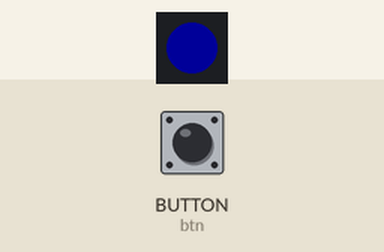
Simulated run of this program. Board: Circuit Playground running CircuitPython. Shown: 1 RGB LEDs in strip order, left to right. The inputs (shaded band) are chosen by the test bench; at power-on: BUTTON (btn) HIGH. Dim RGB values are drawn brighter than linear; what the program prints to the serial console is not drawn.

Above: at 0.1 s.
At 1.1 s:
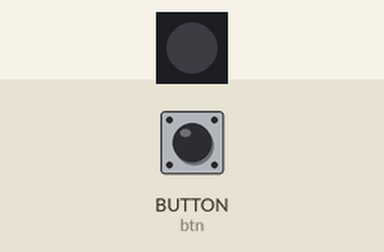
Timing chart, 0 to 2.6 s (numbered marks = the images above):
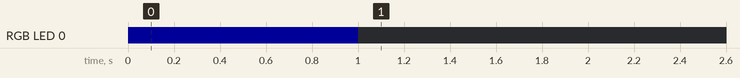

The program:

led.py
```python
import board
import time
import digitalio
# turn on the neopixel to green
import neopixel
import colorsys


print("Hello, CircuitPython!")
pixel = neopixel.NeoPixel(board.NEOPIXEL, 1)
pixel.brightness = 0.1

# btn = digitalio.DigitalInOut(direction=digitalio.Direction.INPUT, pull=digitalio.Pull.UP, pin=board.BUTTON_A)
# btn.direction = Direction.INPUT
# btn.pull = Pull.UP
btn = digitalio.DigitalInOut(board.BUTTON)
btn.switch_to_input(pull=digitalio.Pull.UP)
pixel.fill((0, 0, 255))
time.sleep(1)

while True:
    # loop through the colors in HSV
    for i in range(0, 360, 2):
        if not btn.value:
            pixel.brightness = 0
        else:
            pixel.brightness = 0.1
        # convert the HSV color to RGB
        r, g, b = colorsys.hsv_to_rgb(i / 360, 1, 0.5)
        # set the color
        pixel.fill((r, g, b))
        # wait a bit
        time.sleep(0.01)
```

Measured:
- by itself, RGB LED 0: off → RGB(0, 0, 25) at 0.00 s, → off 1.0 s later
